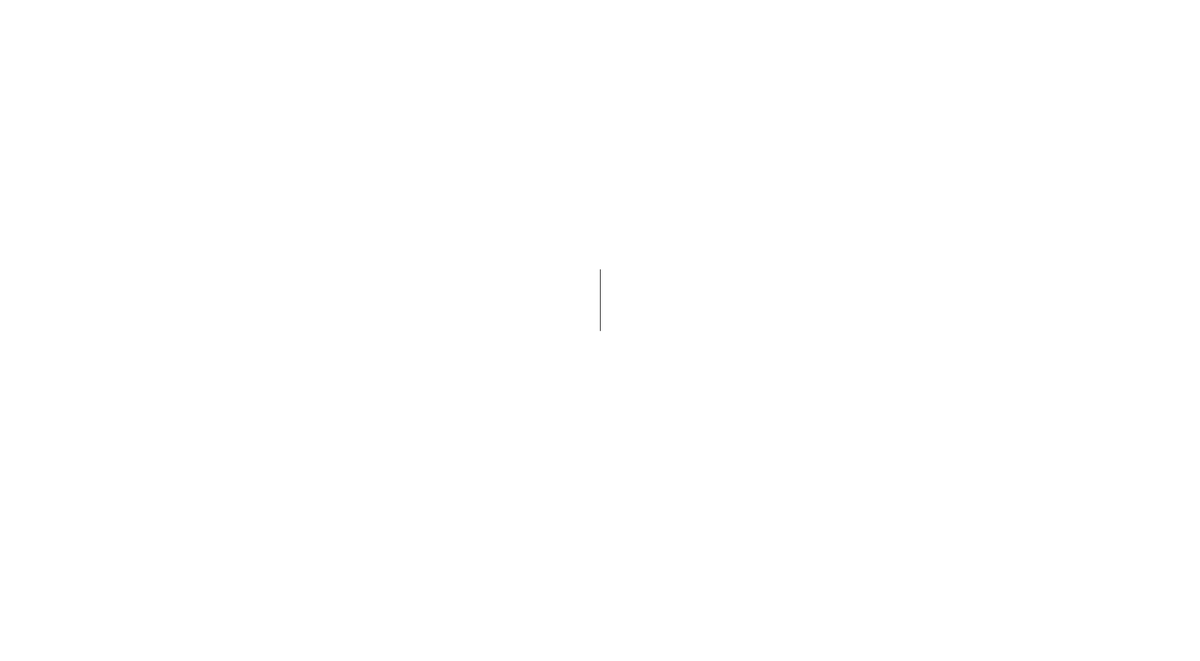
Frame 1 (no input)
Frame 60 (the mouse pressed at the canvas centre just before this capture): identical to frame 1, image omitted
Frame 120 (the mouse held since frame 60 and released just before this capture): identical to frame 1, image omitted

The Processing sketch that drew this single still picture (run headless with seeded random() and noise(); from frame 60 on, the mouse is pressed at the canvas centre):

// Processing sketch: DragonCurve
// ── DragonCurve.pde

import java.util.*;

int orientation = 1; // 1 = right 2 = up 3 = left 4 = down
int iteration = 1;
int xPos = 0;
int yPos = 0;
float dim = 100;

List<Character> directions = new ArrayList<Character>();


void setup(){
  size(1960, 1080);
  directions.add('r');
}

void draw(){
  translate(width/2, height/2);
  background(255);
  
  drawCurve();
}

void drawCurve(){
  //float dim = 1000/(directions.size() * .5);
  
  orientation = 1;
  xPos = 0;
  yPos = 0;
   //line(xPos, yPos, xPos, yPos + dim); 
     //yPos += 1000 / directions.size();
  for(int i = 0; i < directions.size(); i++){
    if(directions.get(i) == 'r'){
      orientation--; 
    }
    else{
      orientation++;
    }
    
    if(orientation > 4){
      orientation = 1; 
    }
    else if(orientation < 1){
      orientation = 4; 
    }
    
   if(orientation == 1){
     line(xPos, yPos, xPos + dim, yPos);
     xPos += dim;
   }
   else if(orientation == 2){
     line(xPos, yPos, xPos, yPos + dim); 
     yPos += dim;
   }
   else if(orientation == 3){
     line(xPos, yPos, xPos - dim, yPos);
     xPos += -dim;
   }
   else{
     line(xPos, yPos, xPos, yPos - dim); 
     yPos += -dim;
   }
   
   //System.out.print(directions.get(i));
  }
  //System.out.println();
  
}

void keyPressed(){
  if(key == 32){
    nextIteration();
  }
}

void nextIteration(){
  directions.add('r');
  int temp = directions.size() - 1;
  for(int i = temp; i > 0; i--){
    //System.out.println(directions.size() - 1);
    if(directions.get(i - 1) == 'r'){
      directions.add('l');
    }
    else if(directions.get(i - 1) == 'l'){
      directions.add('r'); 
    }
  }
}

void mouseWheel(MouseEvent event) {
  float e = event.getCount();
  if(e == -1){
    dim++;
  }
  else if(e == 1){
    dim--;
  }
}
